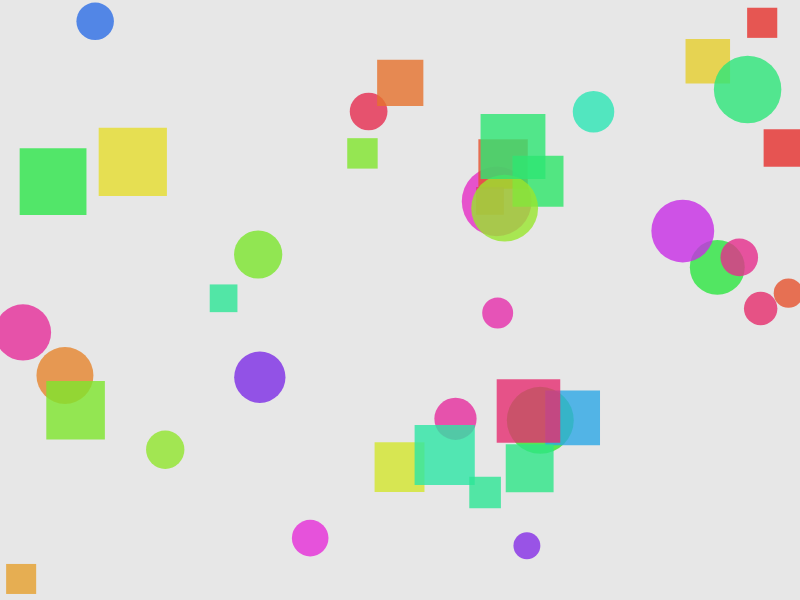
Frame 1 (no input)
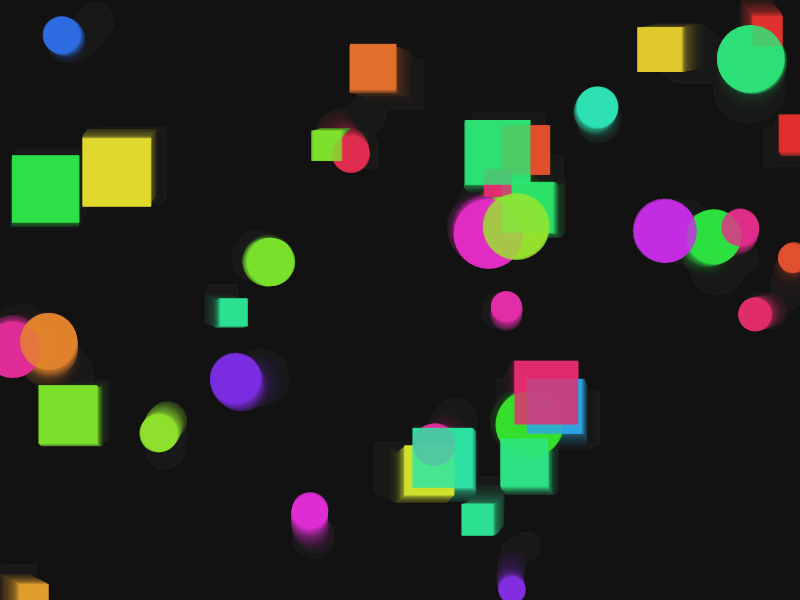
Frame 60 (no input)
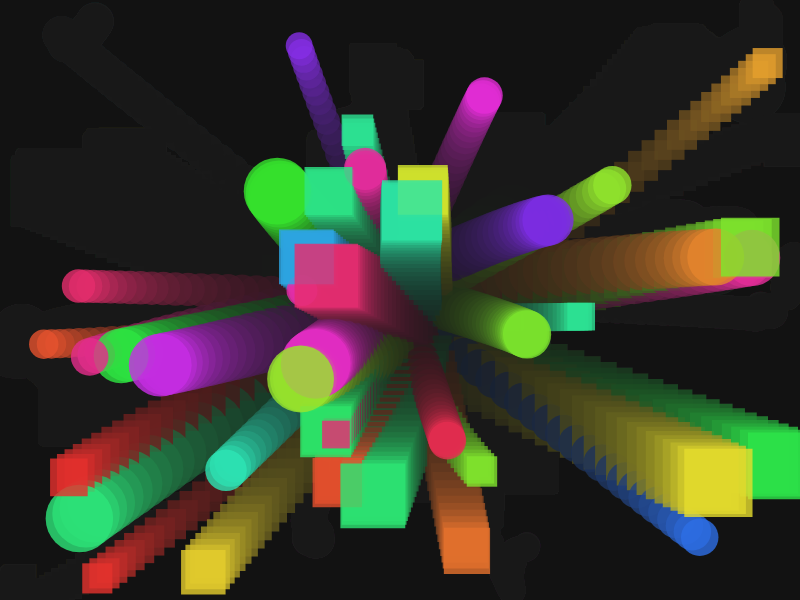
Frame 120 (the mouse pressed at the canvas centre since frame 60)

The p5.js sketch that drew these frames (run headless with seeded random() and noise() and a simulated clock; from frame 60 on, the mouse is pressed at the canvas centre):

// p5.js sketch
// ── sketch.js
// moveX is de horizontale afstand tussen de bal en de muis
// moveY is de verticale afstand tussen de bal en de muis
// b.speedX verandert hoe snel de bal naar links of rechts beweegt
// b.speedY verandert hoe snel de bal naar boven of beneden beweegt
// b.x is de horizontale plek van de bal
// b.y is de verticale plek van de bal
// b.speedX *= 0.95 laat de bal langzaam slomer gaan
// b.speedY *= 0.95 laat de bal langzaam slomer gaan
// if (b.y > height) zorgt dat het niet uit het scherm gaat
// b.speedX *= 4 maakt de bal snel bij loslaten

let balls = [];
let followMouse = false;

function setup() {
  createCanvas(800, 600);
  colorMode(HSB);

  resetBalls();
}

function draw() {
  background(0, 0, 10, 0.1);//trail delay
  for (let b of balls) {
    if (followMouse) {
      let moveX = mouseX - b.x;
      let moveY = mouseY - b.y;

      b.speedX += moveX * 0.002; // hoe verder weg de bal hoe harder de pull
      b.speedY += moveY * 0.002; // hoe verder weg de bal hoe harder de pull

    } else {   
      b.speedX *= 0.95; //bal snelheid als muis niet is ingeklikt
      b.speedY *= 0.95; //bal snelheid als muis niet is ingeklikt

      b.speedX += random(-0.3, 0.3); //bewegen wanneer je niets doet
      b.speedY += random(-0.3, 0.3); //bewegen wanneer je niets doet
    }

    // Positie updaten
    b.x += b.speedX;
    b.y += b.speedY;

    // Ballen stuiteren tegen de muren
    if (b.x < 0) {
      b.x = 0;
      b.speedX *= -0.7;
    }
    if (b.x > width) {
      b.x = width;
      b.speedX *= -0.7;
    }
    if (b.y < 0) {
      b.y = 0;
      b.speedY *= -0.7;
    }
    if (b.y > height) {
      b.y = height;
      b.speedY *= -0.7;
    }

    // ballen
    noStroke();
    fill(b.color, 80, 90, 0.8);

    // rondje of vierkant
    if (b.type === "circle") {
      ellipse(b.x, b.y, b.size);
    } else {
      rect(b.x, b.y, b.size, b.size);
    }
  }
}

function mousePressed() {
  followMouse = true; // ballen gaan naar de muis
}

function mouseReleased() {
  followMouse = false; // ballen schieten weg

  //speed boost als loslaten
  for (let b of balls) {
    b.speedX *= 4;
    b.speedY *= 4;
  }
}
function resetBalls() {
  balls = [];

  // Willekeurig aantal ballen (tussen 20 en 50)
  let amount = int(random(20, 50));

  for (let i = 0; i < amount; i++) {
    balls.push({
      x: random(width),
      y: random(height),
      speedX: random(-0.5, 0.5),
      speedY: random(-0.5, 0.5),
      size: random(25, 70),
      color: random(360),
      type: random() < 0.5 ? "circle" : "square" // cirkel of vierkant
    });
  }
}
function keyPressed() {
  if (key === ' ') {
    resetBalls();
  }
}
